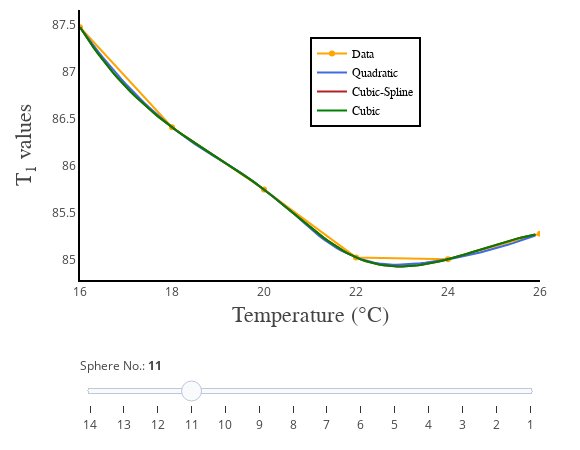

Here is the notebook cell this chart was saved with:
### Code cell
#DATA
input_temperature = np.arange(16,26,0.1);
dataQuadratic = temperature_correction(input_temperature,42,'quadratic')
dataSpline = temperature_correction(input_temperature,42,'cubic-spline')
dataCubic = temperature_correction(input_temperature,42,'cubic')

original_temperature = np.arange(16,28,2);
original_data = temperature_correction(original_temperature,42)

sphereID = np.arange(len(dataSpline),0,-1)

# PLOTS
init_notebook_mode(connected=True)
    
data1 = [dict(
    visible = False,
    line=dict(color='orange'),
    x = original_temperature,
    y = abs(original_data[13-ii]),
    name = 'Data',
    text = 'Data)',
    hoverinfo = 'x+y+text') for ii in range(len(sphereID))]

data1[4]['visible'] = True
    
data2 = [dict(
    visible = False,
    line=dict(color='royalblue'),
    x = input_temperature,
    y = abs(dataQuadratic[13-ii]),
    name = 'Quadratic',
    text = 'Quadratic',
    hoverinfo = 'x+y+text') for ii in range(len(sphereID))]

data2[4]['visible'] = True

data3 = [dict(
    visible = False,
    line=dict(color='firebrick'),
    x = input_temperature,
    y = abs(dataSpline[13-ii]),
    name = 'Cubic-Spline',
    text = 'Cubic)',
    hoverinfo = 'x+y+text') for ii in range(len(sphereID))]

data3[4]['visible'] = True

data4 = [dict(
    visible = False,
    line=dict(color='green'),
    x = input_temperature,
    y = abs(dataCubic[13-ii]),
    name = 'Cubic',
    text = 'Cubic)',
    hoverinfo = 'x+y+text') for ii in range(len(sphereID))]

data4[4]['visible'] = True

data = data1 + data2 + data3 + data4

steps = []
for i in range(len(sphereID)):
    step = dict(
        method = 'restyle',  
        args = ['visible', [False] * len(data2)],
        label = str(np.asarray(sphereID)[i])
        )
    step['args'][1][i] = True # Toggle i'th trace to "visible"
    steps.append(step)

sliders=[
    dict(
        x = 0,
        y = -0.09,
        active = 3,
        currentvalue = {"prefix": "Sphere No.: <b>"},
        pad = {"t": 50, "b": 10},
        steps = steps)]

layout = go.Layout(
    width=580,
    height=450,
    margin=go.layout.Margin(
        l=80,
        r=40,
        b=60,
        t=10,
    ),
    annotations=[
        dict(
            x=0.5004254919715793,
            y=-0.18,
            showarrow=False,
            text='Temperature (°C)',
            font=dict(
                family='Times New Roman',
                size=22
            ),
            xref='paper',
            yref='paper'
        ),
        dict(
            x=-0.15,
            y=0.5,
            showarrow=False,
            text='T<sub>1</sub> values',
            font=dict(
                family='Times New Roman',
                size=22
            ),
            textangle=-90,
            xref='paper',
            yref='paper'
        ),
    ],
    xaxis=dict(
        autorange=False,
        range=[16, original_temperature[-1]],
        showgrid=False,
        linecolor='black',
        linewidth=2
    ),
    yaxis=dict(
        autorange=True,
        showgrid=False,
        linecolor='black',
        linewidth=2
    ),
    legend=dict(
        x=0.5,
        y=0.9,
        traceorder='normal',
        font=dict(
            family='Times New Roman',
            size=12,
            color='#000'
        ),
        bordercolor='#000000',
        borderwidth=2
    ), 
    sliders=sliders
)

fig = dict(data=data, layout=layout)

iplot(fig, filename = 'basic-line', config = config)
